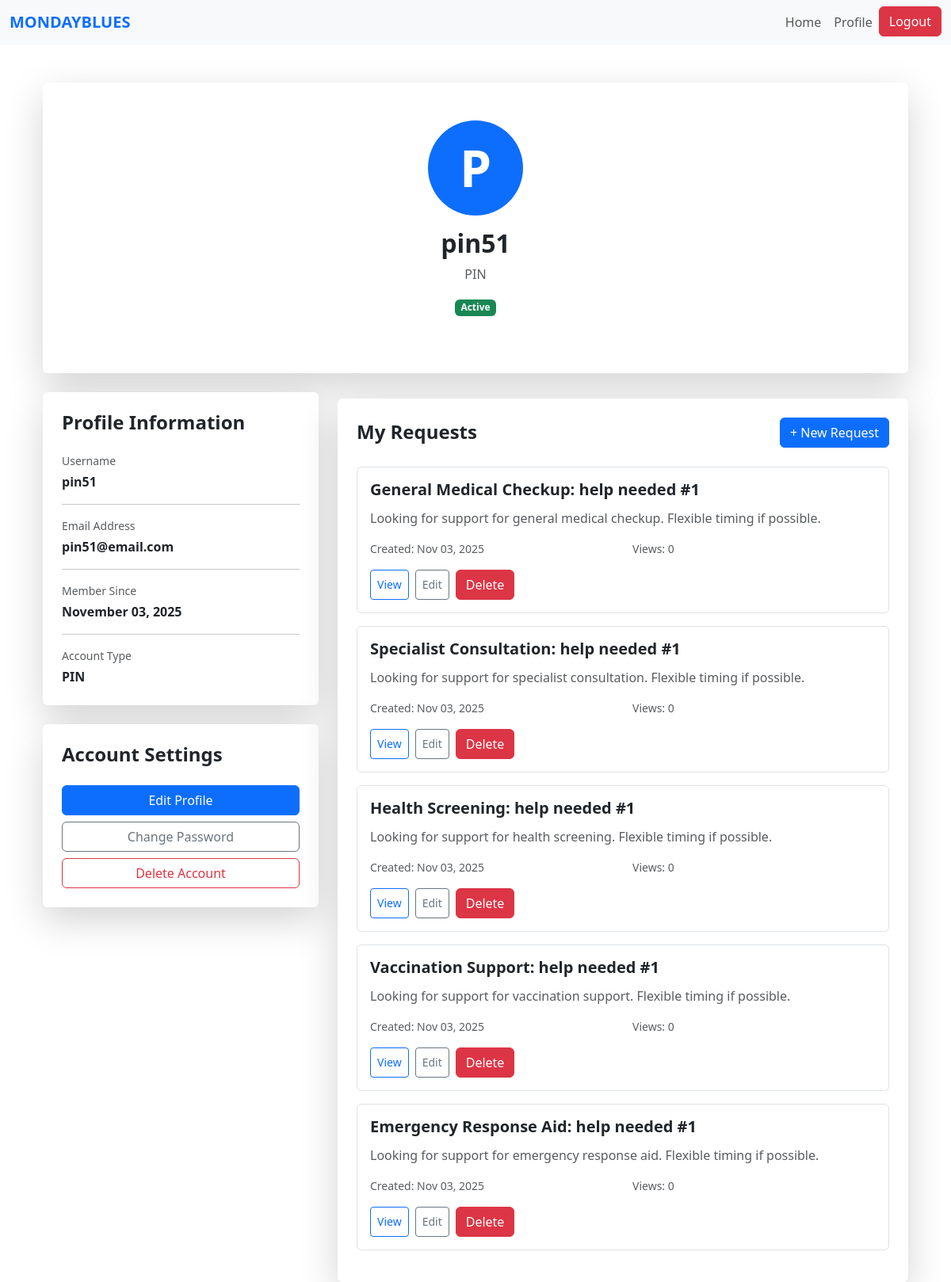
The app's page /pin/profile (signed in) with its own data.
### website/models.py (models this page shows)
class User(db.Model, UserMixin):
    id = db.Column(db.Integer, primary_key=True)
    name = db.Column(db.String(150))
    email = db.Column(db.String(150), unique=True)
    password = db.Column(db.String(150))
    date_created = db.Column(db.DateTime(timezone=True), default=func.now())
    role = db.Column(db.String(50), default='PIN')
    status = db.Column(db.String(20), default='Pending')  # Pending, Approved, Suspended
    """    total_rating = db.Column(db.Float, default=0)
    num_ratings = db.Column(db.Integer, default=0)

    def update_rating(self, new_rating: float):
        #Update overall CSR rating with a new rating value.
        if self.num_ratings == 0:
            self.total_rating = new_rating
        else:
            self.total_rating = ((self.total_rating * self.num_ratings) + new_rating) / (self.num_ratings + 1)
        self.num_ratings += 1"""

class Request(db.Model):
    id = db.Column(db.Integer, primary_key=True)
    title = db.Column(db.String(150), nullable=False)
    description = db.Column(db.Text, nullable=False)
    category_id = db.Column(db.Integer, db.ForeignKey('category.id'), nullable=False)
    category = db.relationship('Category', backref='requests')
    status = db.Column(db.String(20), default='Pending')  # Pending, Accepted, Completed
    scheduled_datetime = db.Column(db.DateTime, nullable=False)
    view_count = db.Column(db.Integer, default=0)
    date_created = db.Column(db.DateTime, default=datetime.utcnow)
    user_id = db.Column(db.Integer, db.ForeignKey('user.id'), nullable=False)
    volunteer_id = db.Column(db.Integer, db.ForeignKey('volunteer.id'), nullable=True)
    csr_id = db.Column(db.Integer, db.ForeignKey("csr.user_id"), nullable=True)
    user = db.relationship('User', backref=db.backref('requests', lazy=True, cascade='all, delete-orphan'), lazy=True)
    volunteer = db.relationship('Volunteer', backref=db.backref('assigned_requests', lazy=True), lazy=True)

### website/pin.py (the view)
@pin.route('/pin/profile')
@login_required
def pin_profile():
    if current_user.role != 'PIN':
        flash('Access denied.', 'danger')
        return redirect(url_for('views.home'))
    requests = Request.query.filter_by(user_id=current_user.id).order_by(Request.date_created.desc()).all()
    return render_template("pin_profile.html", requests=requests)

### website/templates/pin_profile.html (shortened to what this page needs)
{% extends "base.html" %}
{% block content %}
<div class="container mt-5">
    <div class="row justify-content-center">
        <div class="col-md-10 col-lg-12">
            <div class="card shadow-lg border-0 mb-4">
                <div class="card-body p-5">
                    <div class="text-center mb-4">
                        <div class="bg-primary rounded-circle d-inline-flex align-items-center justify-content-center mb-3" style="width: 120px; height: 120px;">
                            <span class="text-white display-3 fw-bold">{{ current_user.name[0].upper() }}</span>
                        </div>
                        <h2 class="fw-bold mb-2">{{ current_user.name }}</h2>
                        <p class="text-muted">{{ current_user.role }}</p>
                        <span class="badge
                            {% if current_user.status == 'Active' %} bg-success
                            {% elif current_user.status == 'Pending' %} bg-warning text-dark
                            {% elif current_user.status == 'Suspended' %} bg-danger
                            {% else %} bg-secondary {% endif %}">
                            {{ current_user.status }}
                        </span>
                    </div>
                </div>
            </div>
            <div class="row">
                <div class="col-lg-4">
                    <div class="card shadow-lg border-0 mb-4">
                        <div class="card-body p-4">
                            <h4 class="fw-bold mb-4">Profile Information</h4>
                            <div class="mb-3">
                                <p class="text-muted mb-1 small">Username</p>
                                <p class="fw-semibold mb-0">{{ current_user.name }}</p>
                            </div>
                            <hr>
                            <div class="mb-3">
                                <p class="text-muted mb-1 small">Email Address</p>
                                <p class="fw-semibold mb-0">{{ current_user.email }}</p>
                            </div>
                            <hr>
                            <div class="mb-3">
                                <p class="text-muted mb-1 small">Member Since</p>
                                <p class="fw-semibold mb-0">{{ current_user.date_created.strftime('%B %d, %Y') }}</p>
                            </div>
                            <hr>
                            <div>
                                <p class="text-muted mb-1 small">Account Type</p>
                                <p class="fw-semibold mb-0">{{ current_user.role }}</p>
                            </div>
                        </div>
                    </div>
                    <div class="card shadow-lg border-0">
                        <div class="card-body p-4">
                            <h4 class="fw-bold mb-4">Account Settings</h4>
                            <div class="d-grid gap-2">
                                <button class="btn btn-primary" onclick="location.href='/edit-profile'">Edit Profile</button>
                                <button class="btn btn-outline-secondary" onclick="location.href='/change-password'">Change Password</button>
                                <button class="btn btn-outline-danger" onclick="if(confirm('Are you sure you want to delete your account?')) location.href='/delete-account'">Delete Account</button>
                            </div>
                        </div>
                    </div>
                </div>
                <div class="col-lg-8 mt-2">
                    <div class="card shadow-lg border-0">
                        <div class="card-body p-4">
                            {% if current_user.status == "Pending" or current_user.status == "Suspended" %}
                                <div class="text-center py-5">
                                    <i class="bi bi-lock" style="font-size: 4rem; color: #ccc;"></i>
                                    <h4 class="fw-bold mt-3">Account Pending or Suspended</h4>
                                    <p class="text-muted">
                                        Your account is currently inactive. Please contact the administrator or wait for approval before creating requests.
                                    </p>
                                </div>
                            {% else %}
                                <div class="d-flex justify-content-between align-items-center mb-4">
                                    <h4 class="fw-bold mb-0">My Requests</h4>
                                    <button class="btn btn-primary" onclick="location.href='/create-request'">+ New Request</button>
                                </div>
                                {% if requests %}
                                    {% for request in requests %}
                                        <div class="card mb-3 border">
                                            <div class="card-body">
                                                <div class="d-flex justify-content-between align-items-start mb-2">
                                                    <h5 class="fw-bold mb-1">{{ request.title }}</h5>
                                                </div>
                                                <p class="text-muted mb-3">
                                                    {{ request.description[:100] }}{% if request.description|length > 100 %}...{% endif %}
                                                </p>
                                                <div class="row text-muted small mb-3">
                                                    <div class="col-md-6">
                                                         Created: {{ request.date_created.strftime('%b %d, %Y') }}
                                                    </div>
                                                    <div class="col-md-6">
                                                         Views: {{ request.view_count }}
                                                    </div>
                                                </div>
                                                <div class="d-flex gap-2">
                                                    <button class="btn btn-sm btn-outline-primary" onclick="location.href='/request/{{ request.id }}'">View</button>
                                                    {% if request.status == 'Completed' %}
                                                        <button class="btn btn-sm btn-outline-success" onclick="location.href='/request/{{ request.id }}/review'">Review</button>
                                                    {% else %}
                                                        <button class="btn btn-sm btn-outline-secondary" onclick="location.href='/request/{{ request.id }}/edit'">Edit</button>
                                                    {% endif %}
                                                    <form action="{{ url_for('csr.delete_request', request_id=request.id) }}" method="POST" onsubmit="return confirm('Are you sure you want to delete this request?');">
                                                        <button class="btn btn-danger" type="submit">
                                                             Delete
                                                        </button>
                                                    </form>
                                                </div>
                                            </div>
                                        </div>
                                    {% endfor %}
                                {% endif %}
                            {% endif %}
                        </div>
                    </div>
                </div>
            </div>
        </div>
    </div>
</div>
{% endblock %}

### records on screen
User: name "P", name "pin51", role "PIN", status "Active", email "pin51@email.com", date_created "November 03, 2025"
Request: title "General Medical Checkup: help needed #1", description "Looking for support for general medical checkup. Flexible timing if possible.", date_created "Nov 03, 2025", view_count "0"
Request: title "Specialist Consultation: help needed #1", description "Looking for support for specialist consultation. Flexible timing if possible.", date_created "Nov 03, 2025", view_count "0"
Request: title "Health Screening: help needed #1", description "Looking for support for health screening. Flexible timing if possible.", date_created "Nov 03, 2025", view_count "0"
Request: title "Vaccination Support: help needed #1", description "Looking for support for vaccination support. Flexible timing if possible.", date_created "Nov 03, 2025", view_count "0"
Request: title "Emergency Response Aid: help needed #1", description "Looking for support for emergency response aid. Flexible timing if possible.", date_created "Nov 03, 2025", view_count "0"
